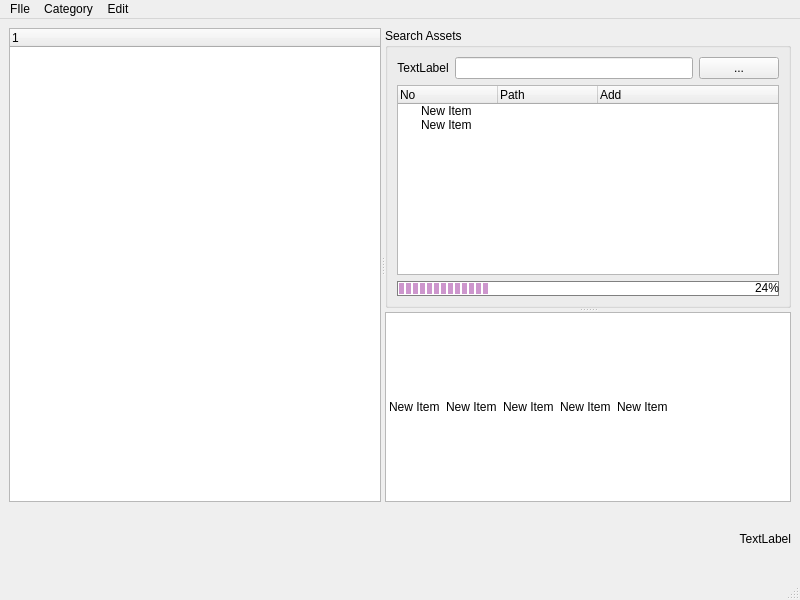
<?xml version="1.0" encoding="UTF-8"?>
<ui version="4.0">
 <class>MainWindow</class>
 <widget class="QMainWindow" name="MainWindow">
  <property name="geometry">
   <rect>
    <x>0</x>
    <y>0</y>
    <width>800</width>
    <height>600</height>
   </rect>
  </property>
  <property name="windowTitle">
   <string>MainWindow</string>
  </property>
  <widget class="QWidget" name="centralwidget">
   <layout class="QVBoxLayout" name="verticalLayout_2">
    <item>
     <widget class="QSplitter" name="splitter_2">
      <property name="orientation">
       <enum>Qt::Horizontal</enum>
      </property>
      <widget class="QTreeWidget" name="treeWidget_folder">
       <column>
        <property name="text">
         <string notr="true">1</string>
        </property>
       </column>
      </widget>
      <widget class="QSplitter" name="splitter">
       <property name="orientation">
        <enum>Qt::Vertical</enum>
       </property>
       <widget class="QGroupBox" name="group">
        <property name="title">
         <string>Search Assets</string>
        </property>
        <layout class="QVBoxLayout" name="verticalLayout">
         <item>
          <layout class="QGridLayout" name="gridLayout">
           <item row="0" column="0">
            <widget class="QLabel" name="label_2">
             <property name="text">
              <string>TextLabel</string>
             </property>
             <property name="alignment">
              <set>Qt::AlignCenter</set>
             </property>
            </widget>
           </item>
           <item row="0" column="1">
            <widget class="QLineEdit" name="lineEdit"/>
           </item>
           <item row="0" column="2">
            <widget class="QPushButton" name="pushButton">
             <property name="text">
              <string>...</string>
             </property>
            </widget>
           </item>
          </layout>
         </item>
         <item>
          <layout class="QHBoxLayout" name="horizontalLayout"/>
         </item>
         <item>
          <widget class="QTreeWidget" name="treeWidget_search">
           <column>
            <property name="text">
             <string notr="true">No</string>
            </property>
           </column>
           <column>
            <property name="text">
             <string>Path</string>
            </property>
           </column>
           <column>
            <property name="text">
             <string>Add</string>
            </property>
           </column>
           <item>
            <property name="text">
             <string>New Item</string>
            </property>
           </item>
           <item>
            <property name="text">
             <string>New Item</string>
            </property>
           </item>
          </widget>
         </item>
         <item>
          <widget class="QProgressBar" name="progressBar">
           <property name="minimumSize">
            <size>
             <width>0</width>
             <height>0</height>
            </size>
           </property>
           <property name="maximumSize">
            <size>
             <width>16777215</width>
             <height>15</height>
            </size>
           </property>
           <property name="styleSheet">
            <string notr="true">QProgressBar {
    border: 1px solid grey;
    text-align: right;
}
QProgressBar::chunk {
    background-color: #CD96CD;
    width: 5px;
    margin: 0.5px;
}</string>
           </property>
           <property name="value">
            <number>24</number>
           </property>
           <property name="alignment">
            <set>Qt::AlignRight|Qt::AlignTrailing|Qt::AlignVCenter</set>
           </property>
           <property name="textVisible">
            <bool>true</bool>
           </property>
          </widget>
         </item>
        </layout>
       </widget>
       <widget class="QListWidget" name="listWidget_icons">
        <property name="selectionMode">
         <enum>QAbstractItemView::ExtendedSelection</enum>
        </property>
        <property name="flow">
         <enum>QListView::LeftToRight</enum>
        </property>
        <property name="resizeMode">
         <enum>QListView::Adjust</enum>
        </property>
        <property name="uniformItemSizes">
         <bool>true</bool>
        </property>
        <item>
         <property name="text">
          <string>New Item</string>
         </property>
        </item>
        <item>
         <property name="text">
          <string>New Item</string>
         </property>
        </item>
        <item>
         <property name="text">
          <string>New Item</string>
         </property>
        </item>
        <item>
         <property name="text">
          <string>New Item</string>
         </property>
        </item>
        <item>
         <property name="text">
          <string>New Item</string>
         </property>
        </item>
       </widget>
      </widget>
     </widget>
    </item>
    <item>
     <widget class="QLabel" name="label">
      <property name="text">
       <string>TextLabel</string>
      </property>
      <property name="alignment">
       <set>Qt::AlignRight|Qt::AlignTrailing|Qt::AlignVCenter</set>
      </property>
     </widget>
    </item>
   </layout>
  </widget>
  <widget class="QMenuBar" name="menubar">
   <property name="geometry">
    <rect>
     <x>0</x>
     <y>0</y>
     <width>800</width>
     <height>21</height>
    </rect>
   </property>
   <widget class="QMenu" name="menuFIle">
    <property name="title">
     <string>FIle</string>
    </property>
    <widget class="QMenu" name="menuDefault">
     <property name="title">
      <string>default</string>
     </property>
     <addaction name="actionChracter"/>
     <addaction name="actionProp"/>
    </widget>
    <addaction name="actionCreate"/>
    <addaction name="actionRemove"/>
    <addaction name="menuDefault"/>
   </widget>
   <widget class="QMenu" name="menuEdit">
    <property name="title">
     <string>Edit</string>
    </property>
   </widget>
   <widget class="QMenu" name="menuCategory">
    <property name="title">
     <string>Category</string>
    </property>
   </widget>
   <addaction name="menuFIle"/>
   <addaction name="menuCategory"/>
   <addaction name="menuEdit"/>
  </widget>
  <widget class="QStatusBar" name="statusbar"/>
  <action name="actionCreate">
   <property name="text">
    <string>Create</string>
   </property>
  </action>
  <action name="actionRemove">
   <property name="text">
    <string>Remove</string>
   </property>
  </action>
  <action name="actionChracter">
   <property name="text">
    <string>chracter</string>
   </property>
  </action>
  <action name="actionProp">
   <property name="text">
    <string>prop</string>
   </property>
  </action>
 </widget>
 <resources/>
 <connections/>
</ui>
